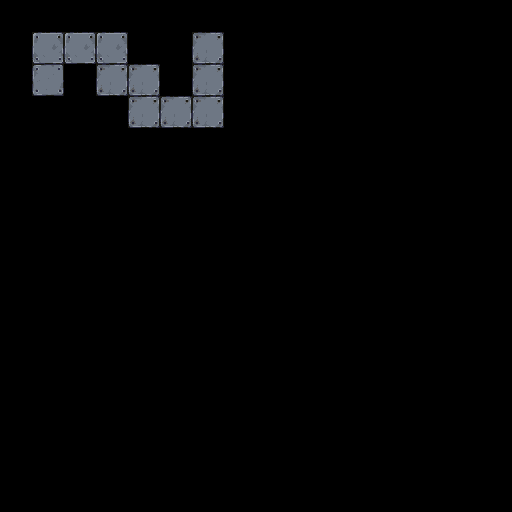

This is a level from a 2D game, rendered from its Tiled map with the project's own tilesets. A one-line summary and the complete map file follow:
An orthogonal 16x16 tile map with 32x32 px tiles, 1 tile layer (background) and 24 objects (22x tile, scene_switching_tile, actor).

<map version="1.4" tiledversion="1.4.3" orientation="orthogonal" renderorder="right-down" width="16" height="16" tilewidth="32" tileheight="32" infinite="0" nextlayerid="3" nextobjectid="78">
 <properties>
  <property name="player_bomb_count" type="int" value="100" />
 </properties>
 <tileset firstgid="1" source="mr-figs.tsx" />
 <layer id="1" name="background" width="16" height="16">
  <data encoding="csv">
0,0,0,0,0,0,0,0,0,0,0,0,0,0,0,0,
0,229,229,229,0,0,305,0,0,0,0,0,0,0,0,0,
0,267,0,305,305,0,305,0,0,0,0,0,0,0,0,0,
0,0,0,0,305,305,305,0,0,0,0,0,0,0,0,0,
0,0,0,0,0,0,0,0,0,0,0,0,0,0,0,0,
0,0,0,0,0,0,0,0,0,0,0,0,0,0,0,0,
0,0,0,0,0,0,0,0,0,0,0,0,0,0,0,0,
0,0,0,0,0,0,0,0,0,0,0,0,0,0,0,0,
0,0,0,0,0,0,0,0,0,0,0,0,0,0,0,0,
0,0,0,0,0,0,0,0,0,0,0,0,0,0,0,0,
0,0,0,0,0,0,0,0,0,0,0,0,0,0,0,0,
0,0,0,0,0,0,0,0,0,0,0,0,0,0,0,0,
0,0,0,0,0,0,0,0,0,0,0,0,0,0,0,0,
0,0,0,0,0,0,0,0,0,0,0,0,0,0,0,0,
0,0,0,0,0,0,0,0,0,0,0,0,0,0,0,0,
0,0,0,0,0,0,0,0,0,0,0,0,0,0,0,0
</data>
 </layer>
 <objectgroup id="2" name="objects">
  <object id="1" type="scene_switching_tile" gid="269" x="224" y="64" width="32" height="32">
   <properties>
    <property name="scene" value="level-3.tmx" />
   </properties>
  </object>
  <object id="52" type="tile" gid="322" x="160" y="96" width="32" height="32" />
  <object id="53" type="tile" gid="318" x="224" y="160" width="32" height="32" />
  <object id="54" type="tile" gid="280" x="224" y="128" width="32" height="32" />
  <object id="55" type="tile" gid="280" x="224" y="96" width="32" height="32" />
  <object id="56" type="tile" gid="317" x="192" y="160" width="32" height="32" />
  <object id="57" type="tile" gid="317" x="160" y="160" width="32" height="32" />
  <object id="58" type="tile" gid="317" x="128" y="160" width="32" height="32" />
  <object id="59" type="tile" gid="316" x="96" y="160" width="32" height="32" />
  <object id="60" type="tile" gid="163" x="96" y="128" width="32" height="32" />
  <object id="61" type="tile" gid="201" x="64" y="128" width="32" height="32" />
  <object id="62" type="tile" gid="163" x="64" y="96" width="32" height="32" />
  <object id="63" type="tile" gid="202" x="32" y="128" width="32" height="32" />
  <object id="64" type="tile" gid="201" x="0" y="96" width="32" height="32" />
  <object id="65" type="tile" gid="49" x="0" y="64" width="32" height="32" />
  <object id="66" type="tile" gid="13" x="0" y="32" width="32" height="32" />
  <object id="67" type="tile" gid="14" x="32" y="32" width="32" height="32" />
  <object id="68" type="tile" gid="14" x="64" y="32" width="32" height="32" />
  <object id="70" type="tile" gid="242" x="224" y="32" width="32" height="32" />
  <object id="71" type="tile" gid="242" x="192" y="32" width="32" height="32" />
  <object id="42" type="actor" gid="495" x="32" y="64" width="32" height="32" />
  <object id="73" type="tile" gid="131" x="96" y="32" width="32" height="32" />
  <object id="74" type="tile" gid="202" x="128" y="64" width="32" height="32" />
  <object id="75" type="tile" gid="202" x="160" y="64" width="32" height="32" />
 </objectgroup>
</map>
